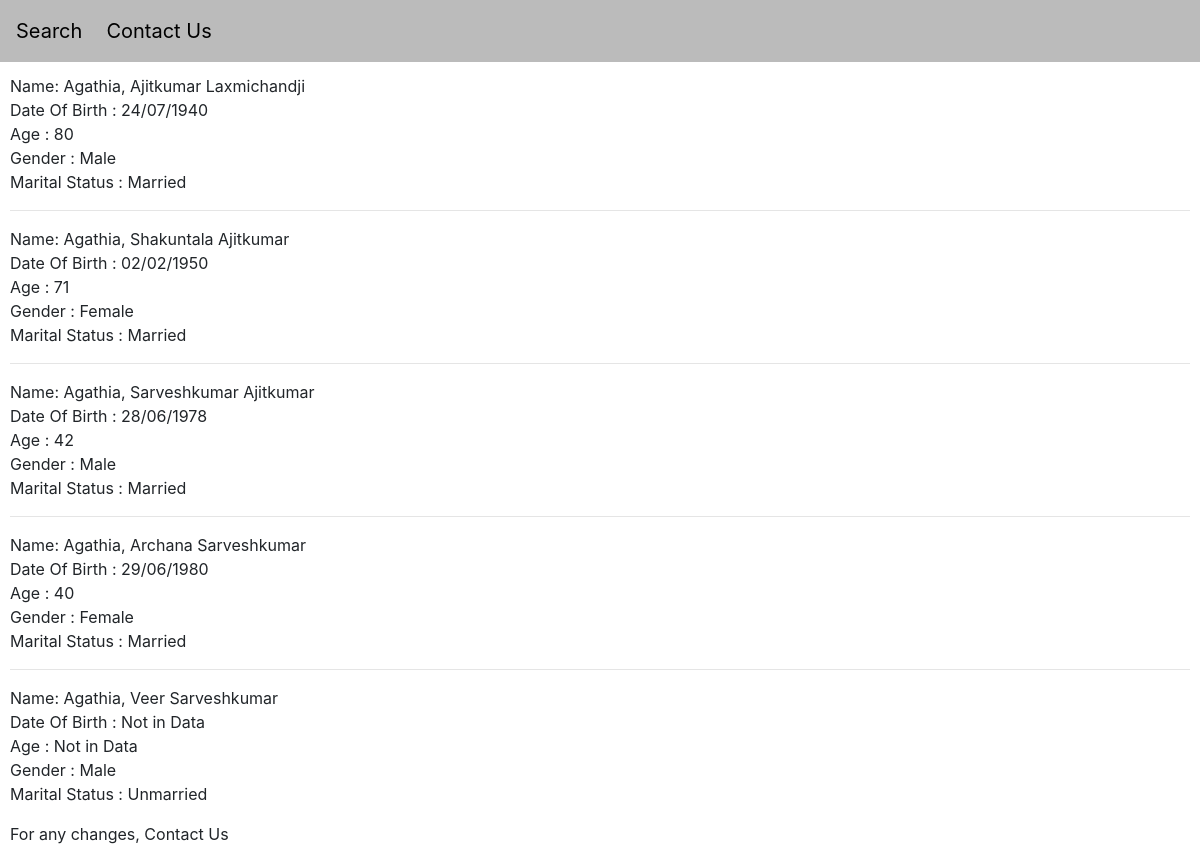
The app's page /family/1 with its own data.
### search/models.py (models this page shows, shortened)
class People(models.Model):
    class Mar(models.TextChoices):
        MARRIED = 'MR', _('Married')
        UNMARRIED = 'UM', _('Unmarried')
        DIVORCEE = 'DE', _('Divorcee')
        WIDOWER = 'WR', _('Widower')
        WIDOW = 'WW', _('Widow')
    class G(models.TextChoices):
        MALE = 'M', _('Male')
        FEMALE = 'F', _('Female')
    SurName = models.TextField()
    Name = models.TextField()
    MiddleName = models.TextField(blank=True, null=True)
    DOB = models.DateField(blank=True, null=True)
    Age = models.PositiveIntegerField(default=0)
    Gender = models.CharField(max_length=1, choices=G.choices, default=G.MALE)
    MaritalStatus = models.CharField(max_length=2, choices=Mar.choices, default=Mar.UNMARRIED)
    FamilyNo = models.PositiveIntegerField(validators=[MinValueValidator(1)])
    Head = models.BooleanField(default=False)
    def serialize(self):
        for p in People.G.choices:
            if self.Gender in list(p):
                break
        s = p[1]
        for p in People.Mar.choices:
            if self.MaritalStatus in list(p):
                f = p[1]
        if self.DOB:
            v = self.DOB.strftime('%d/%m/%Y')
        else:
            v = self.DOB
        return {
            "id": self.id,
            "SurName": self.SurName,
            "Name": self.Name,
            "MiddleName": self.MiddleName,
            "DOB": v,
            "Age": self.Age,
            "Gender": s,
            "MaritalStatus": f,
            "Head": self.Head,
            "FamilyNo": self.FamilyNo
        }

### search/views.py (the view)
# urls.py: path('family/<int:familyno>', views.family, name='family'),
def family(request, familyno):
    people = People.objects.filter(FamilyNo = familyno)
    return render(request, 'search/family.html', {
        "p" : [p.serialize() for p in people],
        "last" : people[people.count()-1].id
    })

### search/templates/search/family.html (shortened to what this page needs)
{% extends 'search/layout.html' %}
{% block body %}
    {% for person in p %}
        {% if person.MiddleName %}
            Name: {{person.SurName}}, {{person.Name}} {{person.MiddleName}}<br>
        {% else %}
            Name: {{person.SurName}}, {{person.Name}}<br>
        {% endif %}
        {% if person.DOB %}
            Date Of Birth : {{person.DOB}}<br>
            Age : {{person.Age}}<br>
        {% else %}
            Date Of Birth : Not in Data<br>
            Age : Not in Data<br>
        {% endif %}
        Gender : {{person.Gender}}<br>
        Marital Status : {{person.MaritalStatus}}<br>
        {% if person.id != last %}
            <hr>
        {% else %}
            <p></p>
        {% endif %}
    {% endfor %}
    For any changes, <a>Contact Us</a>
{% endblock %}

### search/templates/search/layout.html (shortened to what this page needs)
{% load static %}
<!DOCTYPE html>
<html lang="en">
    <head>
        <link rel="stylesheet" href="https://stackpath.bootstrapcdn.com/bootstrap/4.4.1/css/bootstrap.min.css" />
        <link href="{% static 'search/styles.css' %}" rel="stylesheet" />
    </head>
    <body>
        <nav class="navbar navbar-expand-sm navbar-light" style="margin-bottom : 10px; background-color : #BBBBBB">
            <a class="navbar-brand" style="color:black;font-size:20px" href="{% url 'home' %}">Search</a>
            <div class="collapse navbar-collapse" id="navbarNav">
              <ul class="navbar-nav">
                <li class="nav-items">
                    <a class="nav-link" style="color:black;font-size:20px" href="#">Contact Us</a>
                </li>
              </ul>
            </div>
        </nav>
        <div class="body">
            {% block body %}
            {% endblock %}
        </div>
    </body>
</html>

### search/static/search/styles.css (style rules this page uses)
.body { padding: 74px 10px 10px 10px; margin: 0 0 0 0; }
.navbar { overflow: hidden; position: fixed; top: 0; width: 100%; z-index: 9; }

### records on screen
People: SurName "Agathia", Name "Ajitkumar", MiddleName "Laxmichandji"
People: SurName "Agathia", Name "Shakuntala", MiddleName "Ajitkumar"
People: SurName "Agathia", Name "Sarveshkumar", MiddleName "Ajitkumar"
People: SurName "Agathia", Name "Archana", MiddleName "Sarveshkumar"
People: SurName "Agathia", Name "Veer", MiddleName "Sarveshkumar"

### other values on screen
{{ person.DOB }} "24/07/1940" "02/02/1950" "28/06/1978" "29/06/1980"
{{ person.Age }} "80" "71" "42" "40"
{{ person.Gender }} "Male" "Female" "Male" "Female" "Male"
{{ person.MaritalStatus }} "Married" "Married" "Married" "Married" "Unmarried"
